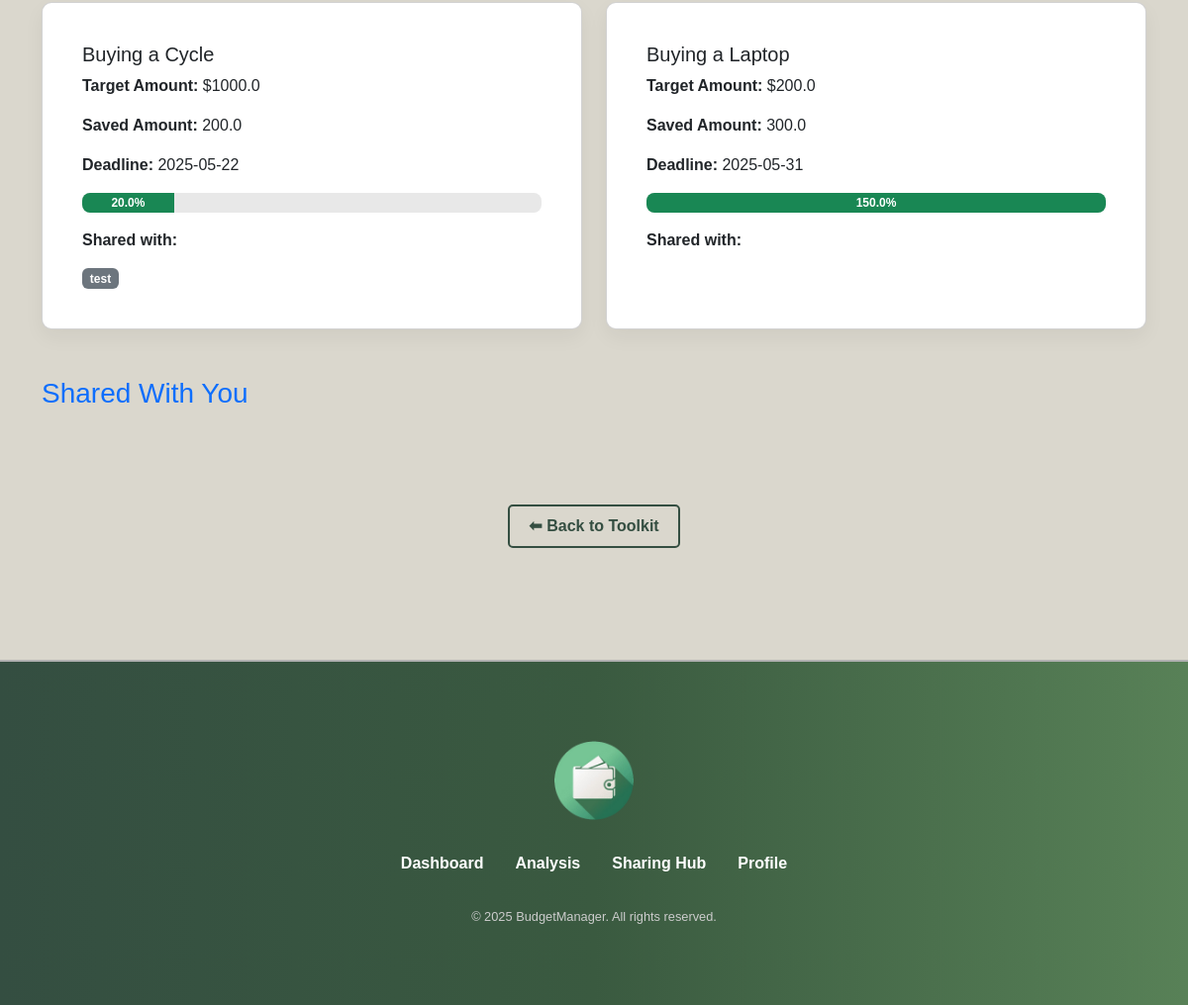
The page /savings-goal-tracker (signed in, lower part) on the database as committed earlier.
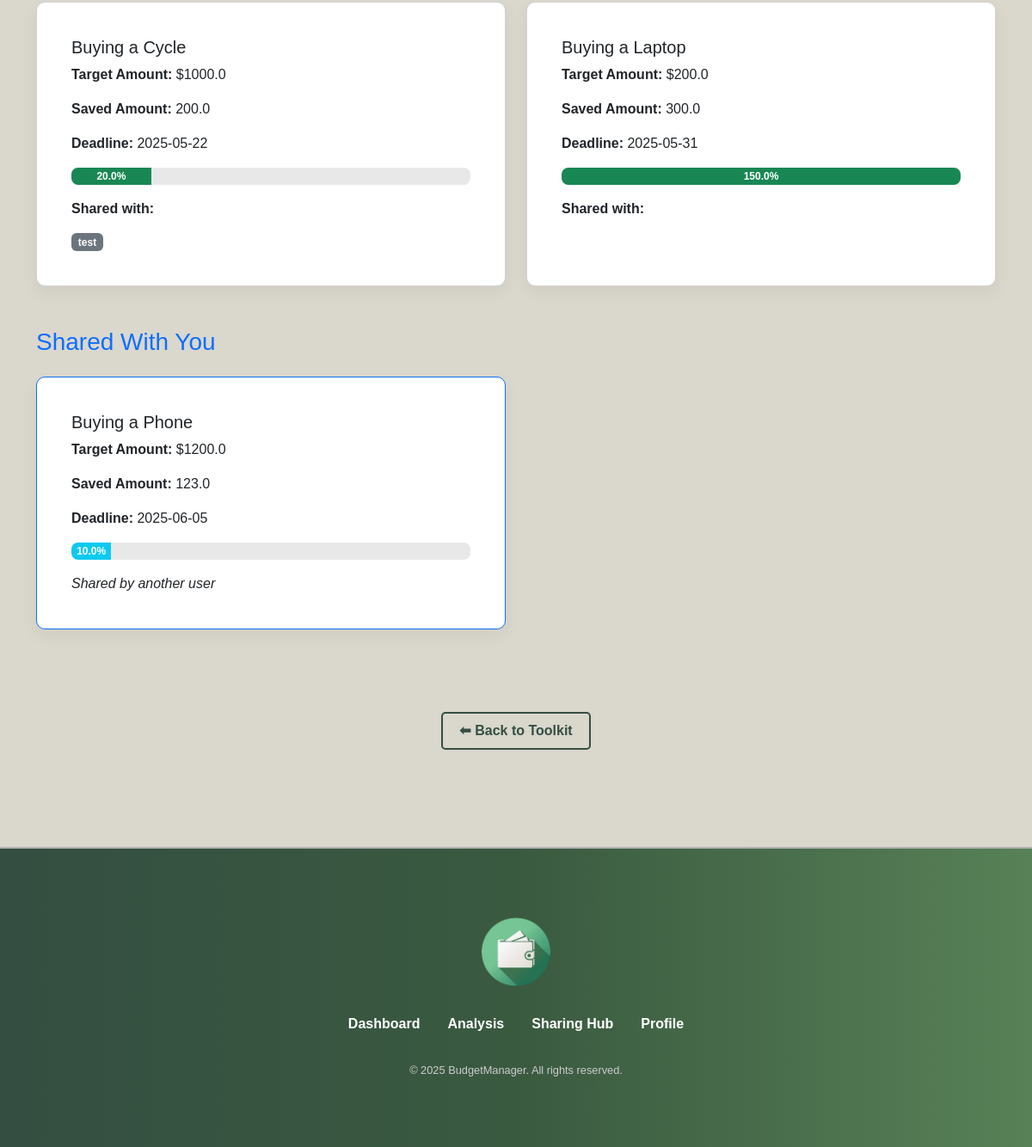
The same page on the database as committed later.
### models/savings_goal.py (models this page shows)
class SavingsGoal(db.Model):
    __tablename__ = 'savings_goals'
    id = db.Column(db.Integer, primary_key=True)
    user_id = db.Column(db.Integer, db.ForeignKey('users.id'), nullable=False)
    goal_name = db.Column(db.String(100), nullable=False)
    target_amount = db.Column(db.Float, nullable=False)
    saved_amount = db.Column(db.Float, default=0.0)
    deadline = db.Column(db.Date, nullable=False)
    created_at = db.Column(db.DateTime, default=datetime.utcnow)
    shares = db.relationship('SavingsGoalShare', backref='savings_goal', lazy=True)
    owner = db.relationship('User', backref='goals')

### models/savings_goal_share.py (models this page shows)
class SavingsGoalShare(db.Model):
    __tablename__ = 'savings_goal_shares'
    id = db.Column(db.Integer, primary_key=True)
    goal_id = db.Column(db.Integer, db.ForeignKey('savings_goals.id'), nullable=False)
    shared_with_user_id = db.Column(db.Integer, db.ForeignKey('users.id'), nullable=False)
    tool_name = db.Column(db.String(100), nullable=False)  # e.g., 'savings_goal', 'future_predictor'
    created_at = db.Column(db.DateTime, default=datetime.utcnow)
    shared_user = db.relationship(
        "User",
        backref="shared_goals",
        primaryjoin="SavingsGoalShare.shared_with_user_id==User.id"
    )
    goal = db.relationship("SavingsGoal", backref="shared_records")

### models/user.py (models this page shows, shortened)
class User(db.Model):
    __tablename__ = 'users'
    id = db.Column(db.Integer, primary_key=True)
    name = db.Column(db.String(100), nullable=False)
    email = db.Column(db.String(100), unique=True, nullable=False)
    password_hash = db.Column(db.String(256), nullable=False)
    created_at = db.Column(db.DateTime, default=datetime.utcnow)

### app.py (the view, shortened to what this page needs)
@app.route('/savings-goal-tracker', methods=['GET', 'POST'])
@login_required_custom
def savings_goal_tracker():
    user_id = session.get('user_id')
    own_goals = SavingsGoal.query.filter_by(user_id=user_id).all()
    shared_goal_ids = [s.goal_id for s in SavingsGoalShare.query.filter_by(shared_with_user_id=user_id).all()]
    shared_goals = SavingsGoal.query.filter(SavingsGoal.id.in_(shared_goal_ids)).all()
    all_users = User.query.filter(User.id != user_id).all()
    return render_template('savings_goal_tracker.html', own_goals=own_goals, shared_goals=shared_goals, users=all_users)

### app.py (called while the page is built)
def login_required_custom(f):
    @wraps(f)
    def decorated_function(*args, **kwargs):
        if 'user_id' not in session:
            flash('please login first', 'warning')
            return redirect(url_for('login'))
        return f(*args, **kwargs)
    return decorated_function

### templates/savings_goal_tracker.html (shortened to what this page needs)
{% extends "layout_user.html" %}
{% block styles %}
<link href="https://cdn.jsdelivr.net/npm/bootstrap@5.3.5/dist/css/bootstrap.min.css" rel="stylesheet">
<link rel="stylesheet" href="{{ url_for('static', filename='css/style.css') }}">
<link rel="stylesheet" href="{{ url_for('static', filename='css/analysis_tools.css') }}">
<link rel="stylesheet" href="{{ url_for('static', filename='css/analysis.css') }}">
{% endblock %}
{% block content %}
<div class="main-content-with-navbar">
    <div class="container my-5">
        <div class="row row-cols-1 row-cols-md-2 g-4">
            {% for goal in own_goals %}
            <div class="col">
                <div class="card goal-card h-100" id="savings-own-goal">
                    <div class="card-body">
                        <h5 class="card-title">{{ goal.goal_name }}</h5>
                        <p class="card-text"><strong>Target Amount:</strong> ${{ goal.target_amount }}</p>
                        <p class="card-text"><strong>Saved Amount:</strong> {{ goal.saved_amount }}</p>
                        <p class="card-text"><strong>Deadline:</strong> {{ goal.deadline }}</p>
                        <div class="progress mb-3">
                            {% set progress = (goal.saved_amount / goal.target_amount * 100) | round(0) %}
                            <div class="progress-bar bg-success" style="width: {{ progress }}%;">
                            {{ progress }}%
                            </div>
                        </div>
                        <p class="card-text"><strong>Shared with:</strong></p>
                        <div class="d-flex flex-wrap gap-2">
                        {% for share in goal.shares %}
                            <span class="badge bg-secondary">{{ share.shared_user.name }}</span>
                        {% endfor %}
                        </div>
                    </div>
                </div>
            </div>
            {% endfor %}
        </div>
        <h3 class="mt-5 mb-4 text-primary">Shared With You</h3>
        <div class="row row-cols-1 row-cols-md-2 g-4">
          {% for goal in shared_goals %}
          <div class="col">
            <div class="card goal-card h-100 border-primary" id="savings-shared-goal">
              <div class="card-body">
                <h5 class="card-title">{{ goal.goal_name }}</h5>
                <p class="card-text"><strong>Target Amount:</strong> ${{ goal.target_amount }}</p>
                <p class="card-text"><strong>Saved Amount:</strong> {{ goal.saved_amount }}</p>
                <p class="card-text"><strong>Deadline:</strong> {{ goal.deadline }}</p>
                <div class="progress mb-3">
                    {% set progress = (goal.saved_amount / goal.target_amount * 100) | round(0) %}
                    <div class="progress-bar bg-info" style="width: {{ progress }}%;">
                      {{ progress }}%
                    </div>
                </div>
                <p class="card-text"><em>Shared by another user</em></p>
              </div>
            </div>
          </div>
          {% endfor %}
        </div>
    </div>
    <div style="display: flex; justify-content: center;" class="my-4">
      <a href="{{ url_for('analysis') }}" class="tool-button">⬅ Back to Toolkit</a>
    </div>
</div>
{% endblock %}

### templates/layout_user.html (shortened to what this page needs)
<!DOCTYPE html>
<html>
    <head>
        {% block styles %}{% endblock %}
    </head>
    <body data-scroll-target-id="{{ scroll_target_id | default('') }}" {% block body_tag_attrs %}{% endblock %}>
        <main class="main-content">
            {% block content %}
            {% endblock %}
        </main>
        <footer class="footer">
            <div class="footer-container">
                <div class="footer-logo">
                    <a href="{{ url_for('dashboard') }}">
                        <img src="{{ url_for('static', filename='media/images/logo.png') }}" alt="BudgetManager Logo">
                    </a>
                </div>
                <ul class="footer-links">
                    <li><a href="{{ url_for('dashboard') }}">Dashboard</a></li>
                    <li><a href="{{ url_for('analysis') }}">Analysis</a></li>
                    <li><a href="{{ url_for('share') }}">Sharing Hub</a></li>
                    <li><a href="{{ url_for('profile') }}">Profile</a></li>
                </ul>
                <div class="footer-copy">
                    &copy; 2025 BudgetManager. All rights reserved.
                </div>
            </div>
        </footer>
    </body>
</html>

### static/css/style.css (style rules this page uses)
body, h1, ul, li, a { margin: 0; padding: 0; list-style: none; text-decoration: none; color: inherit; }
body { font-family: 'Arial', sans-serif; background-color: #DAD7CD; color: #000; display: flex; flex-direction: column; }
body, html { scroll-behavior: smooth; height: 100%; }
main.main-content { flex: 1; }
.footer { background: linear-gradient(90deg, #344E41, #3A5A40, #588157); color: #fff; padding: 5rem 2rem; border-top: 2px solid #b1b1b1; font-size: 1rem; }
.footer-container { display: flex; flex-direction: column; gap: 1rem; align-items: center; justify-content: center; text-align: center; }
.footer-logo img { height: 80px; width: auto; }
.footer-links { display: flex; flex-direction: row; gap: 2rem; list-style: none; padding: 0; margin: 1rem; }
.footer-links a { color: #ffffff; font-weight: bold; transition: color 0.3s; text-decoration: none; }
.footer-copy { color: #cccccc; font-size: 0.8rem; }

### static/css/analysis_tools.css (style rules this page uses)
.progress { margin-top: 8px; height: 20px; }
.progress-bar { background-color: #76c7c0; color: #fff; }
.goal-card { background-color: #fff; border-radius: 10px; box-shadow: 0 8px 20px rgba(0, 0, 0, 0.05); padding: 1.5rem; transition: transform 0.3s ease; }
.progress { height: 20px; border-radius: 8px; background-color: #e8e8e8; }
.progress-bar { font-weight: bold; }

### static/css/analysis.css (style rules this page uses)
.main-content-with-navbar { margin-top: 7rem; margin-bottom: 7rem; }
.tool-button { display: inline-block; margin-top: 3rem; padding: 0.5rem 1.2rem; border: 2px solid #344E41; background-color: transparent; color: #344E41; font-weight: bold; text-decoration: none; border-radius: 5px; transition: all 0.3s ease; }

Rows that differ between the two databases and show on the page:
added SavingsGoal: goal_name "Buying a Phone", target_amount "1200.0", saved_amount "123.0", deadline "2025-06-05", progress "10.0", shown under "Shared With You"
